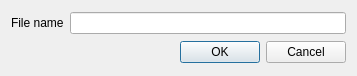
<?xml version="1.0" encoding="UTF-8"?>
<ui version="4.0">
 <class>SaveAsDialog</class>
 <widget class="QDialog" name="SaveAsDialog">
  <property name="geometry">
   <rect>
    <x>0</x>
    <y>0</y>
    <width>357</width>
    <height>76</height>
   </rect>
  </property>
  <property name="windowTitle">
   <string>Save as ...</string>
  </property>
  <property name="locale">
   <locale language="English" country="UnitedStates"/>
  </property>
  <layout class="QVBoxLayout" name="verticalLayout">
   <item>
    <layout class="QHBoxLayout" name="horizontalLayout">
     <item>
      <widget class="QLabel" name="label">
       <property name="text">
        <string>File name</string>
       </property>
      </widget>
     </item>
     <item>
      <widget class="QLineEdit" name="lineEdit"/>
     </item>
    </layout>
   </item>
   <item>
    <widget class="QDialogButtonBox" name="buttonBox">
     <property name="orientation">
      <enum>Qt::Horizontal</enum>
     </property>
     <property name="standardButtons">
      <set>QDialogButtonBox::Cancel|QDialogButtonBox::Ok</set>
     </property>
    </widget>
   </item>
  </layout>
 </widget>
 <resources/>
 <connections>
  <connection>
   <sender>buttonBox</sender>
   <signal>accepted()</signal>
   <receiver>SaveAsDialog</receiver>
   <slot>accept()</slot>
   <hints>
    <hint type="sourcelabel">
     <x>248</x>
     <y>254</y>
    </hint>
    <hint type="destinationlabel">
     <x>157</x>
     <y>274</y>
    </hint>
   </hints>
  </connection>
  <connection>
   <sender>buttonBox</sender>
   <signal>rejected()</signal>
   <receiver>SaveAsDialog</receiver>
   <slot>reject()</slot>
   <hints>
    <hint type="sourcelabel">
     <x>316</x>
     <y>260</y>
    </hint>
    <hint type="destinationlabel">
     <x>286</x>
     <y>274</y>
    </hint>
   </hints>
  </connection>
 </connections>
</ui>
